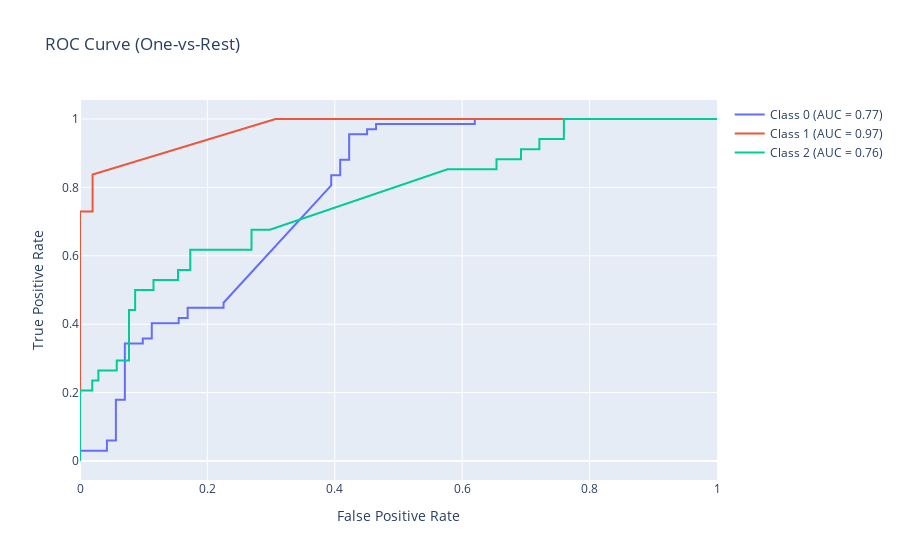

Here is the notebook cell this chart was saved with:
### Code cell
from sklearn.preprocessing import label_binarize

y_test_bin = label_binarize(y_test, classes=np.unique(y_test))
n_classes = y_test_bin.shape[1]

model = log_model
y_score = model.predict_proba(X_test)

fig = go.Figure()

for i in range(n_classes):
    fpr, tpr, _ = roc_curve(y_test_bin[:, i], y_score[:, i])
    roc_auc = auc(fpr, tpr)
    
    fig.add_trace(go.Scatter(
        x=fpr,
        y=tpr,
        mode="lines",
        name=f"Class {i} (AUC = {roc_auc:.2f})"
    ))

fig.update_layout(
    title="ROC Curve (One-vs-Rest)",
    xaxis_title="False Positive Rate",
    yaxis_title="True Positive Rate"
)

fig.show()
